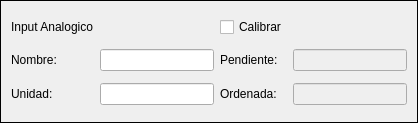
<?xml version="1.0" encoding="UTF-8"?>
<ui version="4.0">
 <class>Form</class>
 <widget class="QWidget" name="Form">
  <property name="geometry">
   <rect>
    <x>0</x>
    <y>0</y>
    <width>418</width>
    <height>123</height>
   </rect>
  </property>
  <property name="sizePolicy">
   <sizepolicy hsizetype="Minimum" vsizetype="Minimum">
    <horstretch>0</horstretch>
    <verstretch>0</verstretch>
   </sizepolicy>
  </property>
  <property name="minimumSize">
   <size>
    <width>418</width>
    <height>123</height>
   </size>
  </property>
  <property name="windowTitle">
   <string>Form</string>
  </property>
  <property name="styleSheet">
   <string notr="true">#Form {border:1px solid rgb(0, 0, 0); }</string>
  </property>
  <layout class="QHBoxLayout" name="horizontalLayout">
   <item>
    <layout class="QGridLayout" name="gridLayout_2">
     <property name="sizeConstraint">
      <enum>QLayout::SetNoConstraint</enum>
     </property>
     <property name="horizontalSpacing">
      <number>6</number>
     </property>
     <item row="1" column="2">
      <widget class="QLabel" name="label_4">
       <property name="text">
        <string>Pendiente: </string>
       </property>
      </widget>
     </item>
     <item row="1" column="3">
      <widget class="QLineEdit" name="pendienteTxt">
       <property name="enabled">
        <bool>false</bool>
       </property>
      </widget>
     </item>
     <item row="0" column="2">
      <widget class="QCheckBox" name="calibrarChk">
       <property name="enabled">
        <bool>true</bool>
       </property>
       <property name="text">
        <string>Calibrar</string>
       </property>
       <property name="checked">
        <bool>false</bool>
       </property>
       <property name="tristate">
        <bool>false</bool>
       </property>
      </widget>
     </item>
     <item row="2" column="3">
      <widget class="QLineEdit" name="ordenadaTxt">
       <property name="enabled">
        <bool>false</bool>
       </property>
      </widget>
     </item>
     <item row="2" column="0">
      <widget class="QLabel" name="label_3">
       <property name="text">
        <string>Unidad:</string>
       </property>
      </widget>
     </item>
     <item row="2" column="1">
      <widget class="QLineEdit" name="unidadTxt">
       <property name="enabled">
        <bool>true</bool>
       </property>
      </widget>
     </item>
     <item row="2" column="2">
      <widget class="QLabel" name="label_5">
       <property name="text">
        <string>Ordenada: </string>
       </property>
      </widget>
     </item>
     <item row="1" column="0">
      <widget class="QLabel" name="label_2">
       <property name="text">
        <string>Nombre: </string>
       </property>
      </widget>
     </item>
     <item row="1" column="1">
      <widget class="QLineEdit" name="nombreTxt">
       <property name="enabled">
        <bool>true</bool>
       </property>
      </widget>
     </item>
     <item row="0" column="0">
      <widget class="QLabel" name="tipoInput">
       <property name="text">
        <string>Input Analogico</string>
       </property>
      </widget>
     </item>
    </layout>
   </item>
  </layout>
 </widget>
 <resources/>
 <connections>
  <connection>
   <sender>calibrarChk</sender>
   <signal>toggled(bool)</signal>
   <receiver>pendienteTxt</receiver>
   <slot>setEnabled(bool)</slot>
   <hints>
    <hint type="sourcelabel">
     <x>240</x>
     <y>27</y>
    </hint>
    <hint type="destinationlabel">
     <x>344</x>
     <y>61</y>
    </hint>
   </hints>
  </connection>
  <connection>
   <sender>calibrarChk</sender>
   <signal>toggled(bool)</signal>
   <receiver>ordenadaTxt</receiver>
   <slot>setEnabled(bool)</slot>
   <hints>
    <hint type="sourcelabel">
     <x>258</x>
     <y>24</y>
    </hint>
    <hint type="destinationlabel">
     <x>355</x>
     <y>93</y>
    </hint>
   </hints>
  </connection>
 </connections>
</ui>
